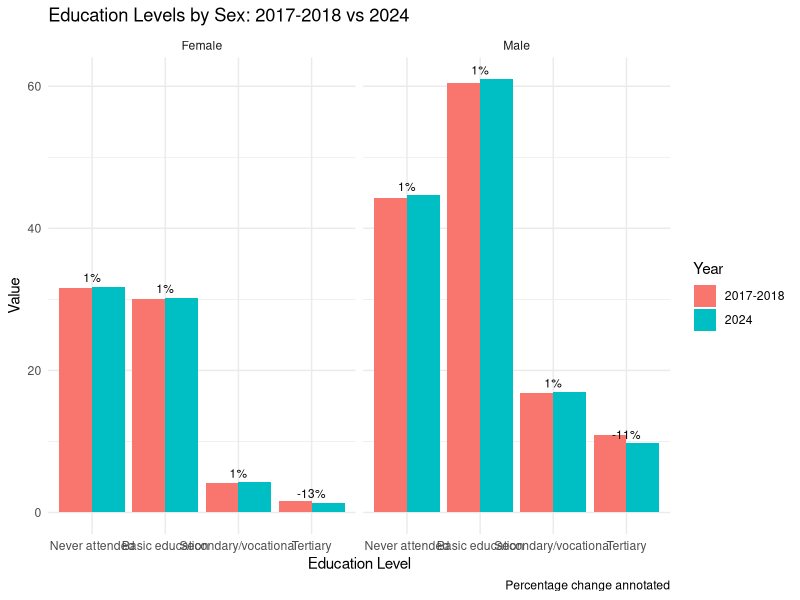
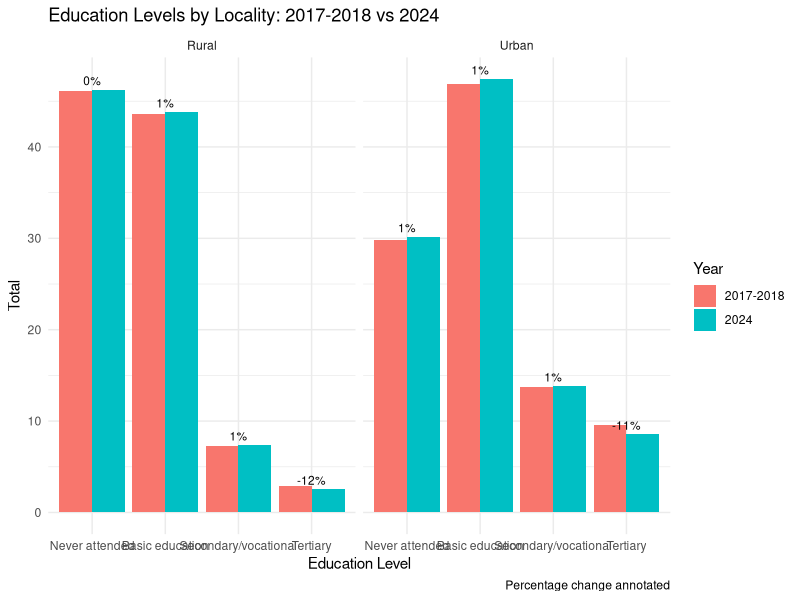
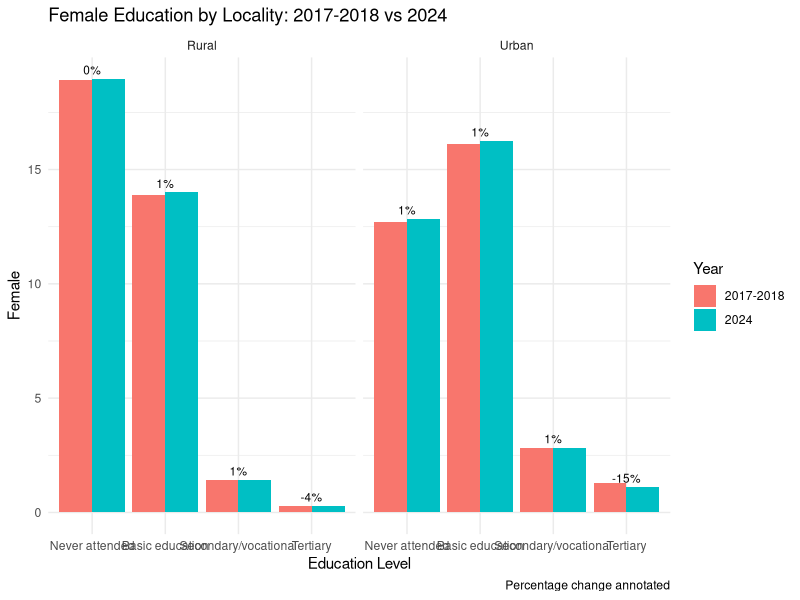
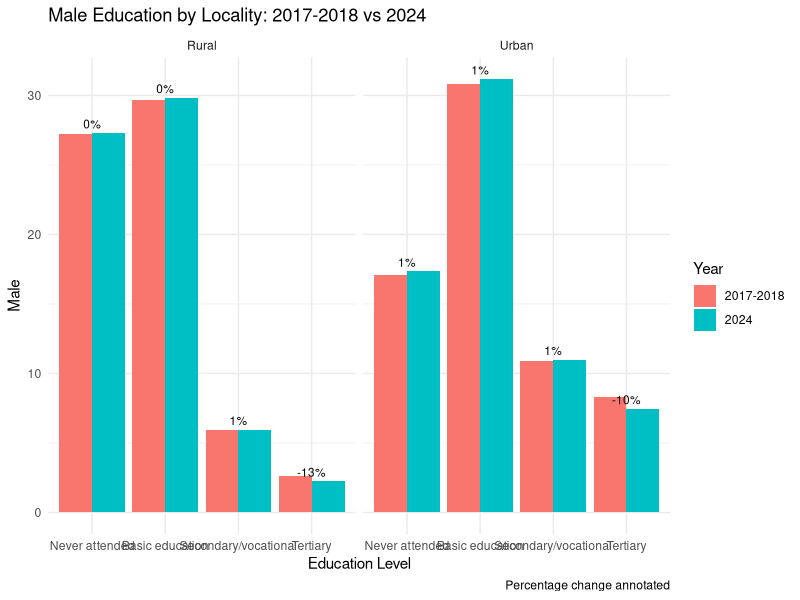
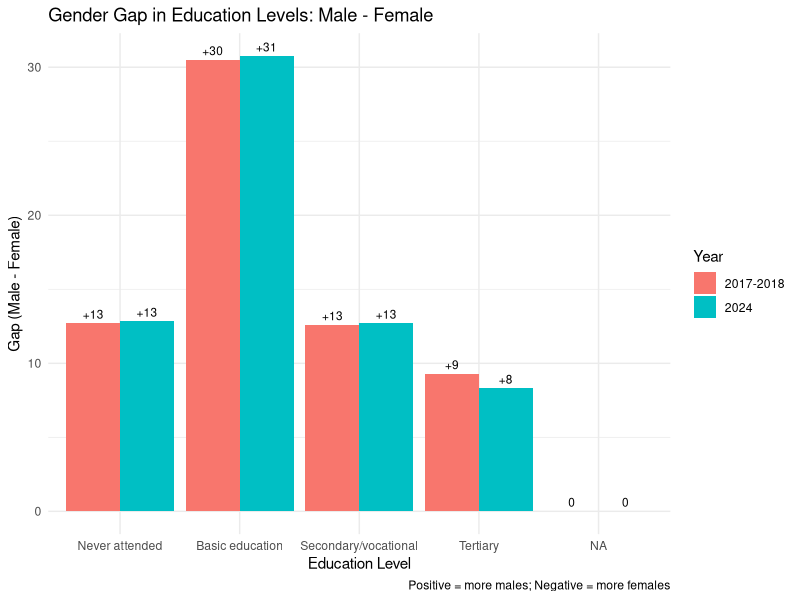
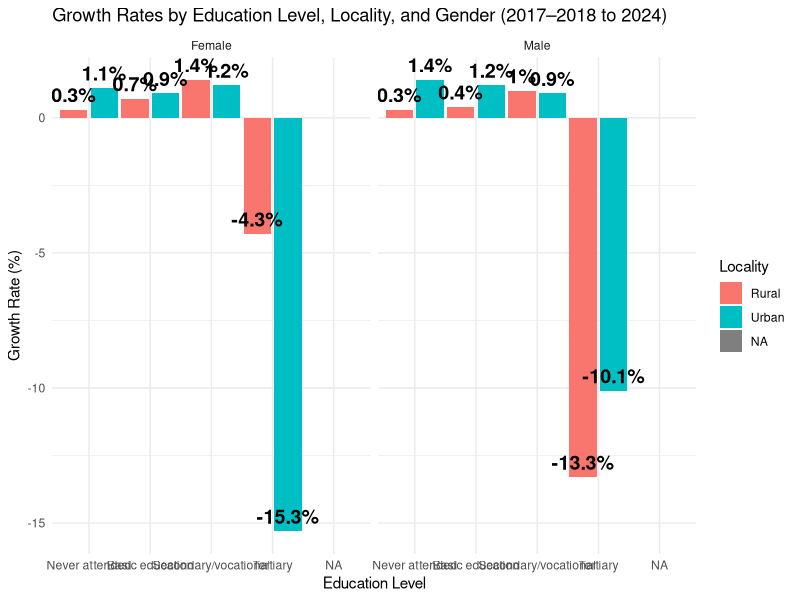

Reproduce these figures in R, in order.
# Load necessary libraries
library(readxl)
library(dplyr)
library(ggplot2)
library(tidyr)
library(scales)

# Read data
data_1718 <- read_excel("2017-2018 data set.xlsx", sheet = "17-18")
data_2024 <- read_excel("2017-2018 data set.xlsx", sheet = "2024")

# Add Year column
data_1718 <- data_1718 %>% mutate(Year = "2017-2018")
data_2024 <- data_2024 %>% mutate(Year = "2024")

# Combine datasets
combined_data <- bind_rows(data_1718, data_2024)

# Convert to numeric
combined_data <- combined_data %>%
  mutate(
    Female = as.numeric(Female),
    Male = as.numeric(Male)
  )

# Standard education level order
edu_levels <- c("Never attended", "Basic education", "Secondary/vocational", "Tertiary")

# =========================================================
# A. Education by Sex with % Change (Bar Chart)
# =========================================================

sex_edu <- combined_data %>%
  filter(
    !is.na(`Education Level`),
    `Education Level` != "Total",
    !is.na(Female),
    !is.na(Male)
  ) %>%
  group_by(Year, `Education Level`) %>%
  summarise(
    Female = sum(Female, na.rm = TRUE),
    Male = sum(Male, na.rm = TRUE),
    .groups = "drop"
  ) %>%
  pivot_longer(cols = c("Male", "Female"), names_to = "Sex", values_to = "Value") %>%
  mutate(`Education Level` = factor(`Education Level`, levels = edu_levels))

sex_edu_change <- sex_edu %>%
  pivot_wider(names_from = Year, values_from = Value) %>%
  filter(!is.na(`2024`) & !is.na(`2017-2018`)) %>%
  mutate(PercentChange = (`2024` - `2017-2018`) / `2017-2018` * 100)

ggplot(sex_edu, aes(x = `Education Level`, y = Value, fill = Year)) +
  geom_bar(stat = "identity", position = "dodge") +
  facet_wrap(~ Sex) +
  labs(
    title = "Education Levels by Sex: 2017-2018 vs 2024",
    x = "Education Level",
    y = "Value",
    caption = "Percentage change annotated"
  ) +
  geom_text(
    data = sex_edu_change,
    aes(x = `Education Level`, y = `2024`, label = paste0(round(PercentChange), "%")),
    position = position_dodge(width = 0.9),
    color = "black",
    size = 3,
    vjust = -0.5,
    inherit.aes = FALSE
  ) +
  theme_minimal()

# =========================================================
# B. Education by Locality (Both Sexes) with % Change (Bar Chart)
# =========================================================

locality_edu <- combined_data %>%
  filter(!is.na(`Education Level`), `Education Level` != "Total", !is.na(Locality)) %>%
  group_by(Year, `Education Level`, Locality) %>%
  summarise(Total = sum(Female + Male, na.rm = TRUE), .groups = "drop") %>%
  mutate(`Education Level` = factor(`Education Level`, levels = edu_levels))

locality_edu_change <- locality_edu %>%
  pivot_wider(names_from = Year, values_from = Total) %>%
  filter(!is.na(`2024`) & !is.na(`2017-2018`)) %>%
  mutate(PercentChange = (`2024` - `2017-2018`) / `2017-2018` * 100)

ggplot(locality_edu, aes(x = `Education Level`, y = Total, fill = Year)) +
  geom_bar(stat = "identity", position = "dodge") +
  facet_wrap(~ Locality) +
  labs(
    title = "Education Levels by Locality: 2017-2018 vs 2024",
    x = "Education Level",
    y = "Total",
    caption = "Percentage change annotated"
  ) +
  geom_text(
    data = locality_edu_change,
    aes(x = `Education Level`, y = `2024`, label = paste0(round(PercentChange), "%")),
    position = position_dodge(width = 0.9),
    color = "black",
    size = 3,
    vjust = -0.5,
    inherit.aes = FALSE
  ) +
  theme_minimal()

# =========================================================
# C. Female Education by Locality with % Change (Bar Chart)
# =========================================================

female_locality <- combined_data %>%
  filter(!is.na(`Education Level`), `Education Level` != "Total", Locality %in% c("Urban", "Rural")) %>%
  select(`Education Level`, Locality, Female, Year) %>%
  mutate(`Education Level` = factor(`Education Level`, levels = edu_levels))

female_change <- female_locality %>%
  pivot_wider(names_from = Year, values_from = Female) %>%
  mutate(PercentChange = (`2024` - `2017-2018`) / `2017-2018` * 100)

ggplot(female_locality, aes(x = `Education Level`, y = Female, fill = Year)) +
  geom_bar(stat = "identity", position = "dodge") +
  facet_wrap(~ Locality) +
  labs(
    title = "Female Education by Locality: 2017-2018 vs 2024",
    x = "Education Level",
    y = "Female",
    caption = "Percentage change annotated"
  ) +
  geom_text(
    data = female_change,
    aes(x = `Education Level`, y = `2024`, label = paste0(round(PercentChange), "%")),
    position = position_dodge(width = 0.9),
    color = "black",
    size = 3,
    vjust = -0.5,
    inherit.aes = FALSE
  ) +
  theme_minimal()

# =========================================================
# D. Male Education by Locality with % Change (Bar Chart)
# =========================================================

male_locality <- combined_data %>%
  filter(!is.na(`Education Level`), `Education Level` != "Total", Locality %in% c("Urban", "Rural")) %>%
  select(`Education Level`, Locality, Male, Year) %>%
  mutate(`Education Level` = factor(`Education Level`, levels = edu_levels))

male_change <- male_locality %>%
  pivot_wider(names_from = Year, values_from = Male) %>%
  mutate(PercentChange = (`2024` - `2017-2018`) / `2017-2018` * 100)

ggplot(male_locality, aes(x = `Education Level`, y = Male, fill = Year)) +
  geom_bar(stat = "identity", position = "dodge") +
  facet_wrap(~ Locality) +
  labs(
    title = "Male Education by Locality: 2017-2018 vs 2024",
    x = "Education Level",
    y = "Male",
    caption = "Percentage change annotated"
  ) +
  geom_text(
    data = male_change,
    aes(x = `Education Level`, y = `2024`, label = paste0(round(PercentChange), "%")),
    position = position_dodge(width = 0.9),
    color = "black",
    size = 3,
    vjust = -0.5,
    inherit.aes = FALSE
  ) +
  theme_minimal()


# =========================================================
# E. Gender Gap by Education Level and Year (Bar Chart)
# =========================================================

gender_gap <- combined_data %>%
  filter(
    !is.na(`Education Level`),
    `Education Level` != "Total"
  ) %>%
  group_by(Year, `Education Level`) %>%
  summarise(
    Male = sum(Male, na.rm = TRUE),
    Female = sum(Female, na.rm = TRUE),
    Gap = Male - Female,
    .groups = "drop"
  ) %>%
  mutate(
    `Education Level` = factor(`Education Level`, levels = edu_levels),
    GapLabel = ifelse(Gap > 0, paste0("+", round(Gap)), round(Gap))
  )

ggplot(gender_gap, aes(x = `Education Level`, y = Gap, fill = Year)) +
  geom_bar(stat = "identity", position = "dodge") +
  geom_text(
    aes(label = GapLabel),
    position = position_dodge(width = 0.9),
    vjust = -0.5,
    color = "black",
    size = 3
  ) +
  labs(
    title = "Gender Gap in Education Levels: Male - Female",
    x = "Education Level",
    y = "Gap (Male - Female)",
    caption = "Positive = more males; Negative = more females"
  ) +
  theme_minimal()

# =========================================================
# F. Growth Rates by Education Level, Gender, and Locality
# =========================================================

# Filter and reshape for comparison
growth_data <- combined_data %>%
  filter(
    !is.na(`Education Level`),
    `Education Level` != "Total"
  ) %>%
  pivot_longer(cols = c("Male", "Female"), names_to = "Gender", values_to = "Count") %>%
  group_by(`Education Level`, Locality, Gender, Year) %>%
  summarise(Total = sum(Count, na.rm = TRUE), .groups = "drop") %>%
  pivot_wider(names_from = Year, values_from = Total) %>%
  mutate(
    `Growth Rate (%)` = round(((`2024` - `2017-2018`) / `2017-2018`) * 100, 1)
  )

# Set Education Level order
growth_data$`Education Level` <- factor(
  growth_data$`Education Level`,
  levels = c("Never attended", "Basic education", "Secondary/vocational", "Tertiary")
)

# Plotting: Facet by Gender, fill by Locality
ggplot(growth_data, aes(x = `Education Level`, y = `Growth Rate (%)`, fill = Locality)) +
  geom_bar(stat = "identity", position = position_dodge(width = 1)) +
  facet_wrap(~Gender) +
  geom_text(aes(label = paste0(`Growth Rate (%)`, "%")),
            position = position_dodge(width = 1),
            vjust = -0.5,
            size = 5, # Increased text size
            fontface = "bold")+
  labs(
    title = "Growth Rates by Education Level, Locality, and Gender (2017–2018 to 2024)",
    x = "Education Level",
    y = "Growth Rate (%)",
    fill = "Locality"
  ) +
  theme_minimal()
